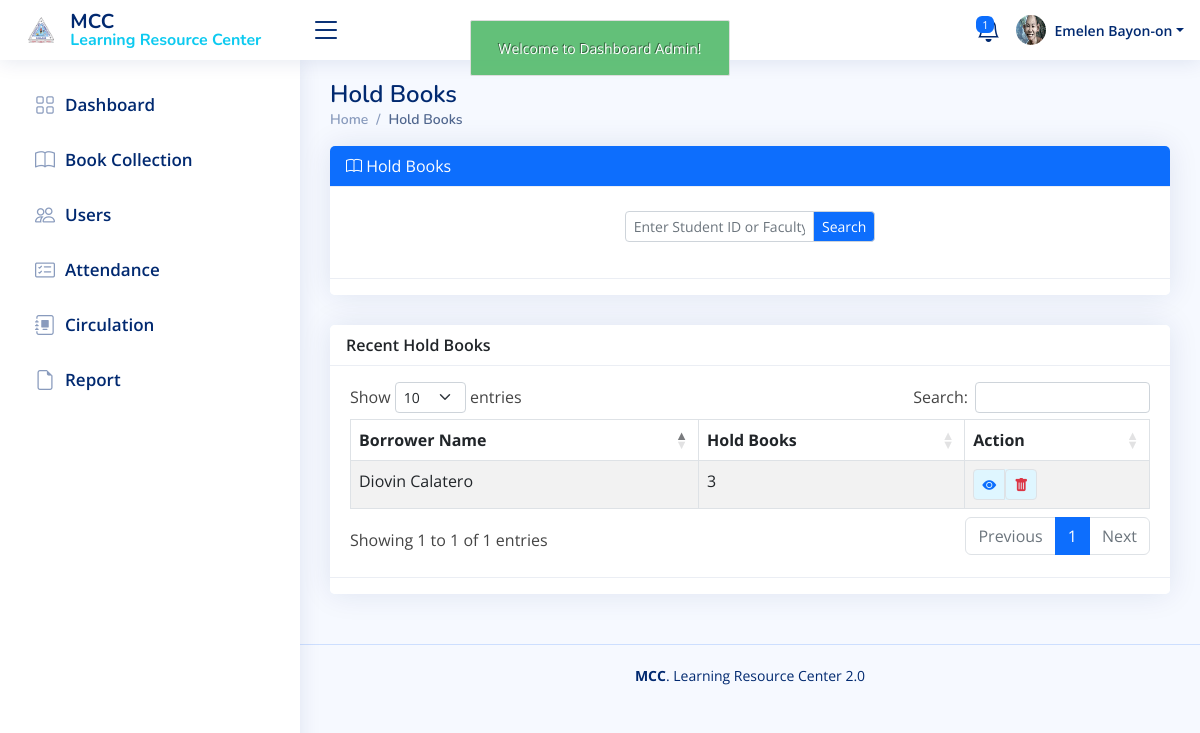
Before: /admin/hold_list.php (signed in) with the older database file.
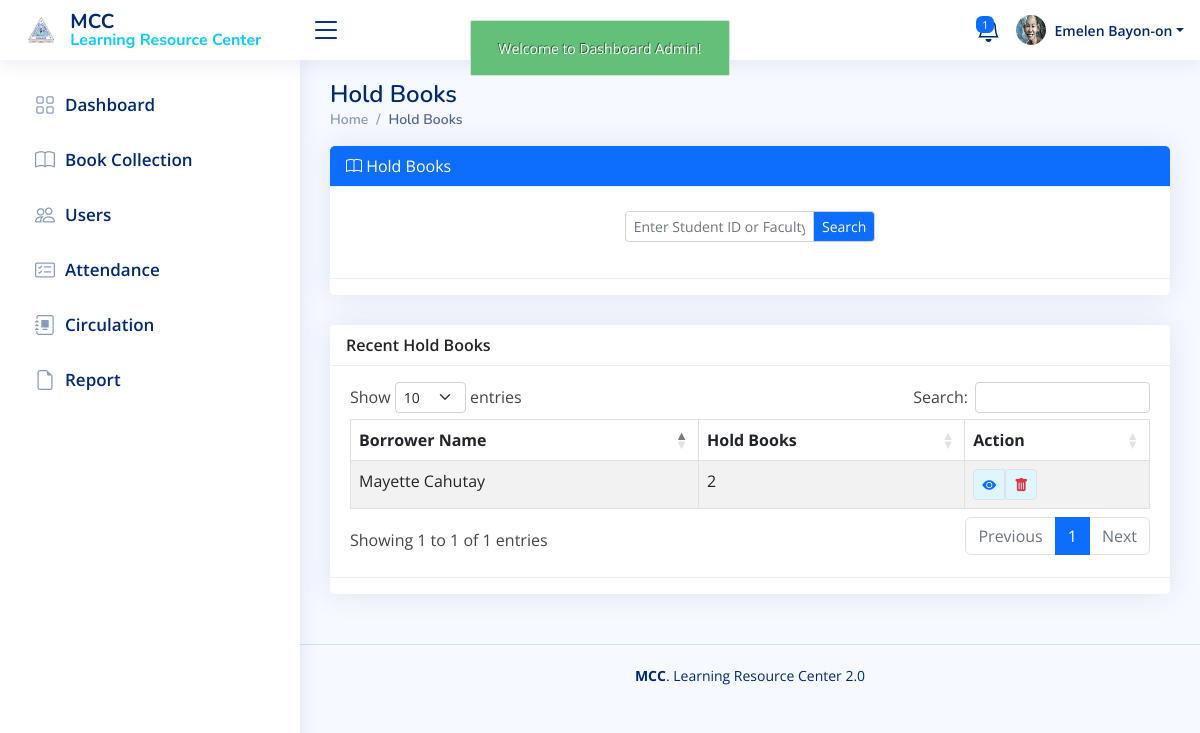
After: the same page with the newer database file.
### tables this page shows
CREATE TABLE `user` (
  `user_id` int(11) NOT NULL,
  `user_log_id` int(11) NOT NULL,
  `lastname` varchar(45) NOT NULL,
  `firstname` varchar(45) NOT NULL,
  `middlename` varchar(45) NOT NULL,
  `gender` varchar(20) NOT NULL,
  `course` varchar(45) NOT NULL,
  `address` varchar(100) NOT NULL,
  `cell_no` varchar(25) NOT NULL,
  `birthdate` varchar(45) NOT NULL,
  `email` varchar(50) NOT NULL,
  `year_level` varchar(45) NOT NULL,
  `student_id_no` varchar(45) NOT NULL,
  `username` varchar(50) NOT NULL,
  `password` varchar(255) NOT NULL,
  `cpassword` varchar(255) NOT NULL,
  `role_as` varchar(50) NOT NULL,
  `status` varchar(50) NOT NULL,
  `user_added` datetime NOT NULL,
  `qr_code` varchar(255) NOT NULL,
  `reset_token` varchar(100) NOT NULL,
  `token_expiry` datetime NOT NULL
);

### admin/hold_list.php (the view, shortened to what the changed rows need)
<?php
include('authentication.php');
include('includes/header.php');
?>
<main id="main" class="main">
     <div class="pagetitle">
          <h1>Hold Books</h1>
     </div>
     <section class="section ">
          <div class="row">
               <div class="col-lg-12">
                    <div class="card">
                         <div class="card-body">
                              <div class="table-responsive mt-3">
                                   <table id="myDataTable" cellpadding="0" cellspacing="0" border="0"
                                        class="table table-striped table-bordered" id="example">
                                        <thead>
                                             <tr>
                                                  <th>Borrower Name</th>
                                                  <th>Hold Books</th>
                                                  <th>Action</th>
                                             </tr>
                                        </thead>
                                        <tbody>
                                             <?php
								$borrow_query = mysqli_query($con,"SELECT user.user_id, user.firstname, user.lastname,
                                        COUNT(holds.hold_id) AS num_hold_books
                                        FROM user
                                        LEFT JOIN holds ON user.user_id = holds.user_id AND holds.hold_status = ''
                                        LEFT JOIN book ON holds.book_id = book.book_id
                                        WHERE holds.hold_status = ''
                                        GROUP BY user.user_id, user.firstname, user.lastname
                                        ORDER BY holds.hold_id DESC");
                                             while($holdlist = mysqli_fetch_array($borrow_query)) {
                                                 $user_id = $holdlist['user_id'];
							?>
                                             <?php
                                                       if(isset($user_id))
                                                       {
                                                       ?>
                                             <tr>
                                                  <td style="text-transform: capitalize">
                                                       <?php echo $holdlist['firstname']." ".$holdlist['lastname']; ?>
                                                  </td>
                                                  <td><?=$holdlist['num_hold_books'];?></td>
                                                  <td class=" justify-content-center">
                                                       <div class="btn-group" style="background: #DFF6FF;  ">
                                                            <a href="hold_view.php?id=<?=$holdlist['user_id']; ?>"
                                                                 name=""
                                                                 class="viewBookBtn btn btn-sm  border text-primary"
                                                                 data-bs-toggle="tooltip" data-bs-placement="bottom"
                                                                 title="View Hold Books">
                                                                 <i class="bi bi-eye-fill"></i>
                                                            </a>
                                                            <form action="" method="POST">
                                                                 <button type="submit" name="cancel"
                                                                      value="<?=$holdlist['user_id'];?>"
                                                                      class="btn btn-sm  border text-danger"
                                                                      data-bs-toggle="tooltip"
                                                                      data-bs-placement="bottom" title="Delete Holder">
                                                                      <i class="bi bi-trash-fill"></i>
                                                                 </button>
                                                            </form>
                                                       </div>
                                                  </td>
                                             </tr>
                                             <?php } }
							?>
                                        </tbody>
                                   </table>
                              </div>
                         </div>
                    </div>
               </div>
          </div>
     </section>
</main>
<?php
include('./includes/script.php');
?>

Changed rows visible on the page:
removed user: firstname "Diovin", lastname "Calatero", num_hold_books "3", $holdlist['user_id'] 72 (drawn)
added user: firstname "Mayette", lastname "Cahutay", num_hold_books "2", $holdlist['user_id'] 87 (drawn)
